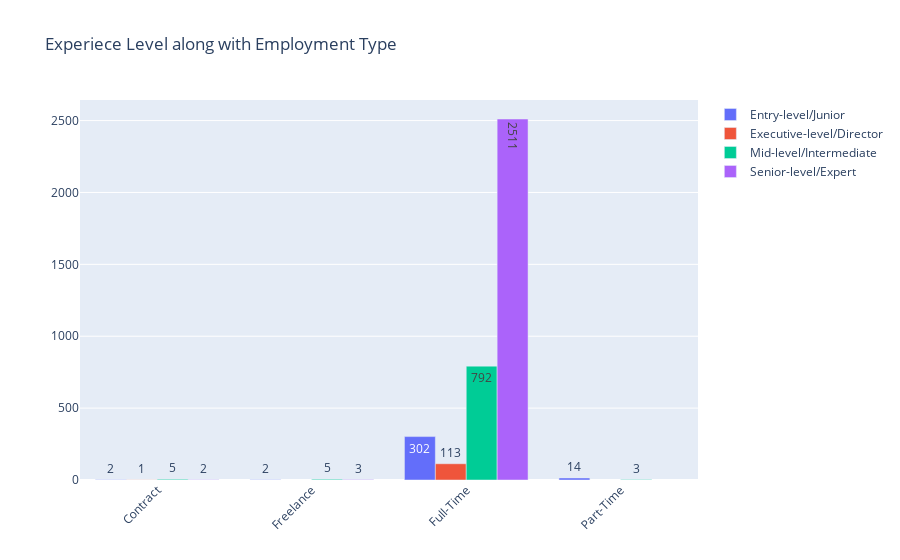

Here is the notebook cell this chart was saved with:
### Markdown cell above
### P.7 Identify
To identify which kind of data that we can use also helps ourselves to prepare the data to be analyzed. After we choose the columns and data characteristics which fit to use for our problem to be solved or questions to be answered, we can prepare the analysis better than directly diving into it.

- **Access the data from Data Management, which is from github.**
- **We identify the Job Positions by the 4 different levels in the data.**
- **Printout the average salary by Job Positions.**

### Code cell
fig = go.Figure(data = [
    go.Bar(name = 'Entry-level/Junior', x = exp_type['Entry-level/Junior'].index, 
           y = exp_type['Entry-level/Junior'].values, text = exp_type['Entry-level/Junior'].values),
    go.Bar(name = 'Executive-level/Director', x = exp_type['Executive-level/Director'].index, 
           y = exp_type['Executive-level/Director'].values, text = exp_type['Executive-level/Director'].values),
    go.Bar(name = 'Mid-level/Intermediate', x = exp_type['Mid-level/Intermediate'].index,
           y = exp_type['Mid-level/Intermediate'].values, text = exp_type['Mid-level/Intermediate'].values),
    go.Bar(name = 'Senior-level/Expert', x = exp_type['Senior-level/Expert'].index,
           y = exp_type['Senior-level/Expert'].values, text = exp_type['Senior-level/Expert'].values)])

fig.update_layout(xaxis_tickangle = -45, title = 'Experiece Level along with Employment Type')

fig.show()

### Figure 1 — Plotly figure (JSON) as saved in the notebook; plotly's stock layout.template omitted (floating-point values rounded to 4 significant figures)
{"data": [{"name": "Entry-level/Junior", "text": [2, 2, 302, 14], "type": "bar", "x": ["Contract", "Freelance", "Full-Time", "Part-Time"], "y": [2, 2, 302, 14]}, {"name": "Executive-level/Director", "text": [1, 113], "type": "bar", "x": ["Contract", "Full-Time"], "y": [1, 113]}, {"name": "Mid-level/Intermediate", "text": [5, 5, 792, 3], "type": "bar", "x": ["Contract", "Freelance", "Full-Time", "Part-Time"], "y": [5, 5, 792, 3]}, {"name": "Senior-level/Expert", "text": [2, 3, 2511], "type": "bar", "x": ["Contract", "Freelance", "Full-Time"], "y": [2, 3, 2511]}], "layout": {"title": {"text": "Experiece Level along with Employment Type"}, "xaxis": {"tickangle": -45}}}
